Frame 1 (no input): blank canvas, image omitted
Frame 60 (the mouse pressed at the canvas centre just before this capture): blank canvas, image omitted
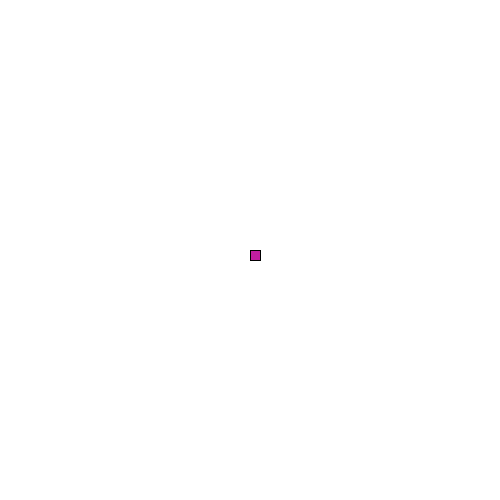
Frame 120 (the mouse held since frame 60 and released just before this capture)

The Processing sketch whose frames 1 and 60 were blank and that drew this single picture after the mouse press (run headless with seeded random() and noise(); from frame 60 on, the mouse is pressed at the canvas centre):

// Processing sketch: Opdracht_12_3
// ── Opdracht_12_3.pde
int xWaarde = -1;
int yWaarde = -1;

void setup(){
  size(500,500);
  background(255);
}

void draw(){
  if (xWaarde != -1 && yWaarde != -1){
    color rect1 = color(random(255), random(255), random(255));
    fill(rect1);
    rect(xWaarde,yWaarde,10,10);
           
  }
}



void mousePressed(){
  xWaarde = mouseX;
  yWaarde = mouseY;
  background(255);
}
